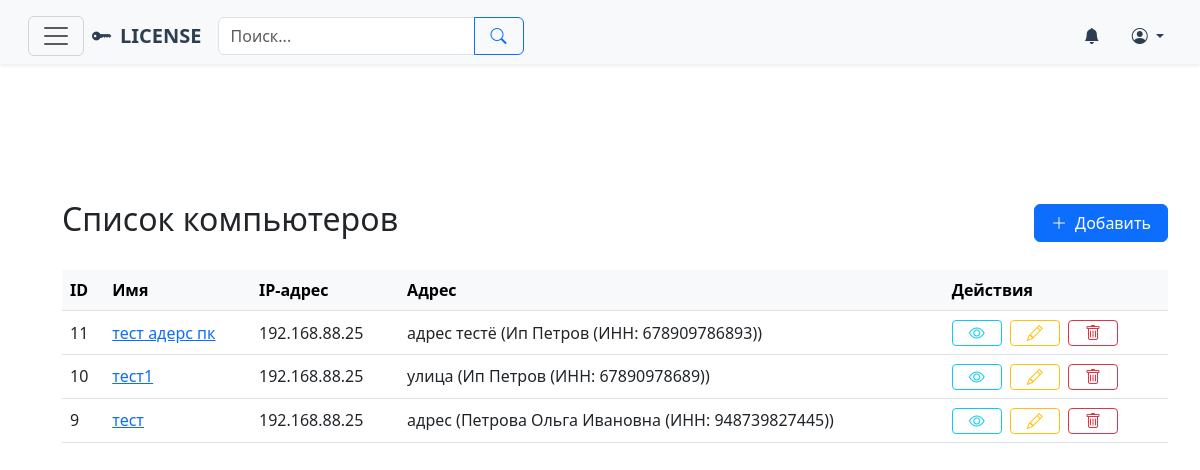
The page /computers/ on the database its author committed.
### licen/models.py (models this page shows, shortened)
class TimestampModel(models.Model):
    created_at = models.DateTimeField(auto_now_add=True, verbose_name=_('Дата создания'))
    updated_at = models.DateTimeField(auto_now=True, verbose_name=_('Дата обновления'))
    class Meta:
        abstract = True

class Computer(TimestampModel):
    name = models.CharField(max_length=100, verbose_name=_('Имя компьютера'))
    mac_address = models.CharField(
        max_length=17,
        validators=[RegexValidator(
            regex='^([0-9A-Fa-f]{2}[:-]){5}([0-9A-Fa-f]{2})$',
            message='Введите корректный MAC-адрес'
        )],
        verbose_name=_('MAC-адрес')
    )
    ipv4_address = models.GenericIPAddressField(
        protocol='IPv4',
        verbose_name=_('IPv4 адрес')
    )
    comments = models.TextField(blank=True, null=True, verbose_name=_('Комментарии'))
    address = models.ForeignKey(
        Address,
        on_delete=models.CASCADE,
        related_name='computers',
        verbose_name=_('Адрес')
    )
    class Meta:
        verbose_name = _('Компьютер')
        verbose_name_plural = _('Компьютеры')
        ordering = ['address', 'name']
        unique_together = ['ipv4_address', 'address']

class Address(TimestampModel):
    address = models.TextField(verbose_name=_('Адрес сети'))
    comments = models.TextField(blank=True, null=True, verbose_name=_('Комментарии'))
    network = models.ForeignKey(
        Network,
        on_delete=models.CASCADE,
        related_name='addresses',
        verbose_name=_('Юридическое лицо')
    )
    def __str__(self):
        return f"{self.address} ({self.network})"
    class Meta:
        verbose_name = _('Адрес')
        verbose_name_plural = _('Адреса')
        ordering = ['network', 'address']

class Network(TimestampModel):
    name = models.CharField(max_length=255, verbose_name=_('Название юридического лица'))
    comments = models.TextField(blank=True, null=True, verbose_name=_('Комментарии'))
    legal_entity = models.ForeignKey(
        LegalEntity,
        on_delete=models.CASCADE,
        related_name='networks',
        verbose_name=_('Сеть')
    )
    inn = models.CharField(
        max_length=12,
        unique=True,
        validators=[MinLengthValidator(10)],
        verbose_name=_('ИНН')
    )
    def __str__(self):
        return f"{self.name} (ИНН: {self.inn})"
    class Meta:
        verbose_name = _('Юридическое лицо')
        verbose_name_plural = _('Юридические лица')
        ordering = ['name']
        indexes = [
            models.Index(fields=['inn']),
        ]

### licen/views.py (the view)
# urls.py: path('computers/', computer_list, name='computer-list'),
def computer_list(request):
    computers = Computer.objects.all().order_by('address', 'name')
    return render(request, 'licen/computer/computer_list.html', {'computers': computers})

### licen/context_processors.py (called while the page is built, shortened)
def get_breadcrumbs(request):
    breadcrumbs = []
    breadcrumbs.append({
        'name': _('Города'),
        'url': reverse('city-list')
    })
    return {'breadcrumbs': breadcrumbs}

### licen/templates/licen/computer/computer_list.html (shortened to what this page needs)
{% extends "base.html" %}
{% block content %}
<div class="container mt-5">
    <div class="d-flex justify-content-between align-items-center mb-4">
        <h2>Список компьютеров</h2>
        <a href="{% url 'computer-create' %}" class="btn btn-primary d-flex align-items-center gap-2">
            <i class="bi bi-plus-lg"></i> Добавить
        </a>
    </div>
    {% if computers %}
    <div class="table-responsive d-none d-md-block">
        <table class="table table-hover align-middle">
            <thead class="table-light">
                <tr>
                    <th>ID</th>
                    <th>Имя</th>
                    <th>IP-адрес</th>
                    <th>Адрес</th>
                    <th>Действия</th>
                </tr>
            </thead>
            <tbody>
                {% for computer in computers %}
                <tr>
                    <td>{{ computer.id }}</td>
                    <td><a href="{% url 'computer-detail' computer.id %}">{{ computer.name }}</a></td>
                    <td>{{ computer.ipv4_address|default:"—" }}</td>
                    <td>{{ computer.address|default:"—" }}</td>
                    <td class="text-nowrap">
                        <a href="{% url 'computer-detail' computer.id %}" class="btn btn-sm btn-outline-info me-1"><i class="bi bi-eye"></i></a>
                        <a href="{% url 'computer-update' computer.id %}" class="btn btn-sm btn-outline-warning me-1"><i class="bi bi-pencil"></i></a>
                        <a href="{% url 'computer-delete' computer.id %}" class="btn btn-sm btn-outline-danger"><i class="bi bi-trash"></i></a>
                    </td>
                </tr>
                {% endfor %}
            </tbody>
        </table>
    </div>
    {% else %}
    <div class="alert alert-info">Нет компьютеров в базе</div>
    {% endif %}
</div>
{% endblock %}

### licen/templates/base.html (style rules this page uses)
.table thead th { background-color: #f8f9fa; }
.btn { padding-left: 1rem; padding-right: 1rem; }
.btn i { display: flex; align-items: center; }
.btn-sm i { font-size: 1rem; }

### rows shown on the page
Computer: id "11", name "тест адерс пк", ipv4_address "192.168.88.25", address "адрес тестё (Ип Петров (ИНН: 678909786893))"
Computer: id "10", name "тест1", ipv4_address "192.168.88.25", address "улица (Ип Петров (ИНН: 67890978689))"
Computer: id "9", name "тест", ipv4_address "192.168.88.25", address "адрес (Петрова Ольга Ивановна (ИНН: 948739827445))"
